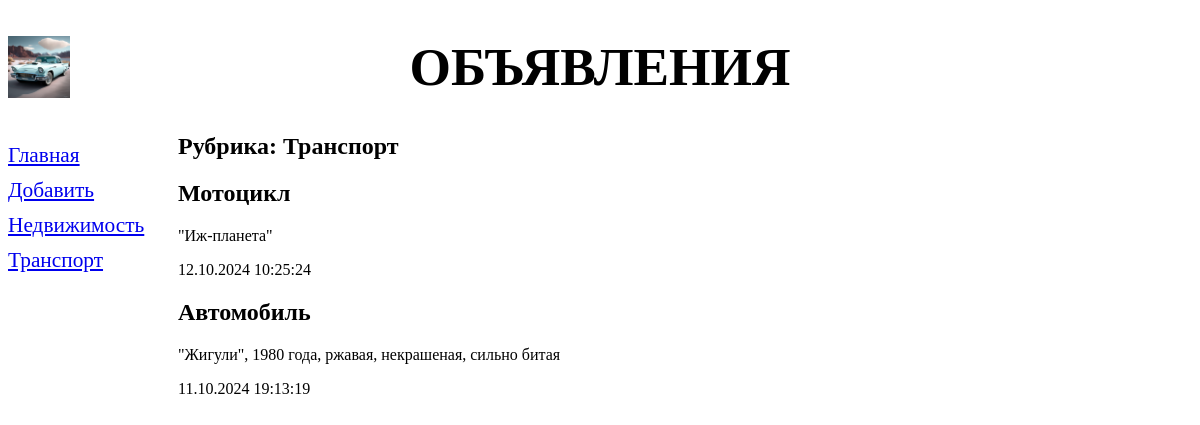
The page /bboard/2/ on the database as committed earlier.
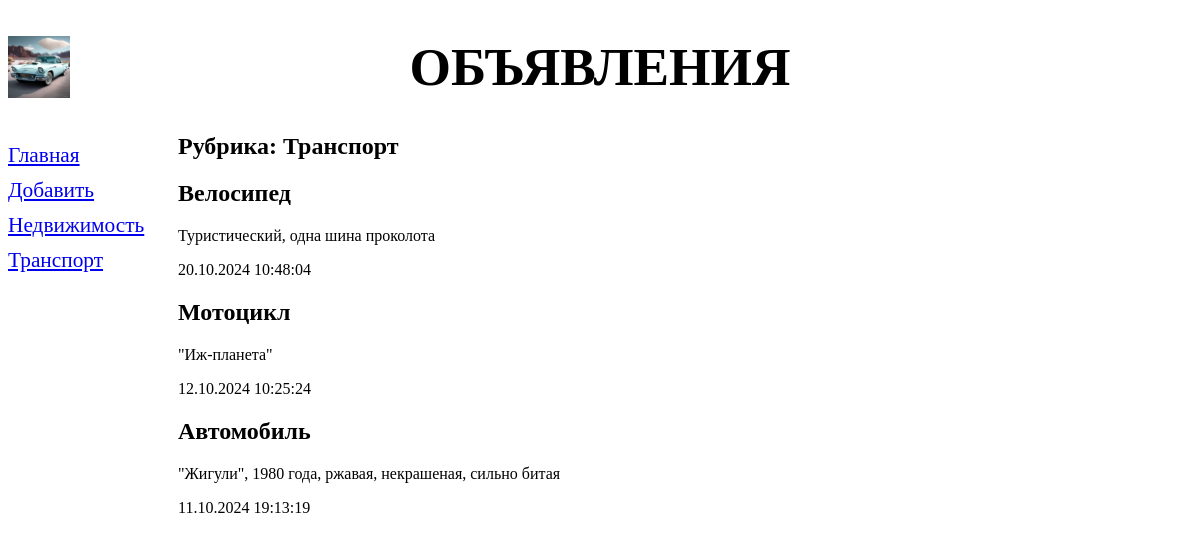
The same page on the database as committed later.
### bboard/models.py (models this page shows, shortened)
class Rubric(models.Model):
    name = models.CharField(max_length=20, db_index=True, verbose_name='Название')
    class Meta:
        verbose_name_plural ='Рубрики'
        verbose_name = 'Рубрика'
        ordering = ['name']

class Bb(models.Model):
    title = models.CharField(max_length=50, verbose_name='Название')
    content = models.TextField(verbose_name='Описание')
    price = models.FloatField(verbose_name='Цена')
    published = models.DateTimeField(auto_now_add=True, db_index=True, verbose_name='Опубликовано')
    rubric = models.ForeignKey('Rubric', null=True, on_delete=models.PROTECT, verbose_name='Рубрика')
    class Meta:
        verbose_name_plural = 'Объявления'
        verbose_name = 'Объявление'
        ordering = ['-published']

### bboard/views.py (the view)
# urls.py: path('<int:rubric_id>/', rubric_bbs, name='rubric_bbs'),
def rubric_bbs(request, rubric_id):
    bbs = Bb.objects.filter(rubric=rubric_id)
    rubrics = Rubric.objects.all()
    current_rubric = Rubric.objects.get(pk=rubric_id)
    context = {'bbs':bbs, 'rubrics': rubrics, 'current_rubric':current_rubric}
    return render(request,'bboard/rubric_bbs.html', context)
    """s = 'Объявления\r\n\r\n\r\n'
    for bb in Bb.objects.order_by('-published'):
        s += bb.title + '\r\n' + bb.content +'\r\n\r\n'
    return HttpResponse(s, content_type='text/plain; charset=utf-8')
"""

### bboard/templates/bboard/rubric_bbs.html (shortened to what this page needs)
{% extends "layout/basic.html" %}
{% block content %}
<h2>Рубрика: {{ current_rubric.name }}</h2>
{% for bb in bbs %}
<div>
<h2>{{ bb.title }}</h2>
<p>{{ bb.content }}</p>
<p>{{ bb.published|date:"d.m.Y H:i:s" }}</p>
</div>
{% endfor %}
{% endblock %}

### bboard/templates/layout/basic.html (shortened to what this page needs)
{% load static %}
<!DOCTYPE html>
<html>
  <head>
    <link rel="stylesheet" type="text/css" href="{% static 'bboard/style.css' %}">
  </head>
  <body>
    <header>
      <h1>Объявления</h1>
    </header>
    <nav>
      <a href="{% url 'index' %}">Главная</a>
      <a href="{% url 'add' %}">Добавить</a>
      {% for rubric in rubrics %}
      <a href="{% url 'rubric_bbs' rubric.pk %}">{{ rubric.name }}</a>
      {% endfor %}
    </nav>
    <main>{% block content %} {% endblock %}</main>
  </body>
</html>

Rows that differ between the two databases and show on the page:
added Bb: title "Велосипед", content "Туристический, одна шина проколота", published "20.10.2024 10:48:04"
